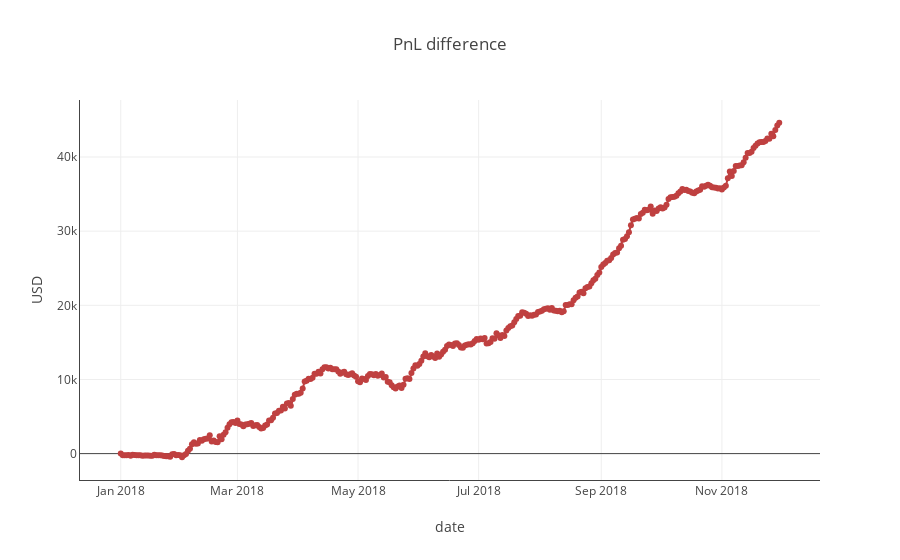

This figure's notebook cell:
### Code cell
plt.plot_scatter([res.index], [res.eval('pnl_dynamic - pnl_naive').cumsum()], ['Difference'], 'PnL difference', 'date', 'USD')

### Figure 1 — Plotly figure (JSON) as saved in the notebook; plotly's stock layout.template omitted (floating-point values rounded to 4 significant figures; data arrays with more than 128 entries replaced by an {"elided": "..."} marker saying what was removed)
{"data": [{"marker": {"color": "hsl(0.0,50%,50%)"}, "mode": "markers+lines", "name": "Difference", "type": "scatter", "uid": "653ecaf3-8aaa-4094-b1f9-885066695180", "x": {"elided": "334 str values"}, "y": {"elided": "334 float values"}}], "layout": {"title": "PnL difference", "xaxis": {"showline": true, "title": "date", "zeroline": true}, "yaxis": {"showline": true, "title": "USD", "zeroline": true}}}
